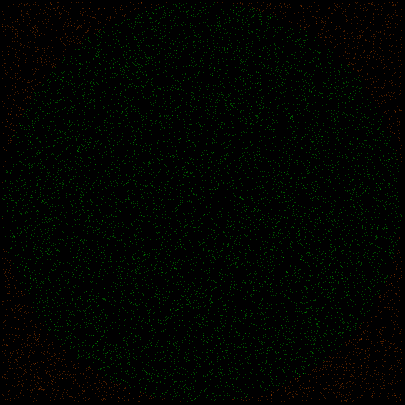
Frame 1 (no input)
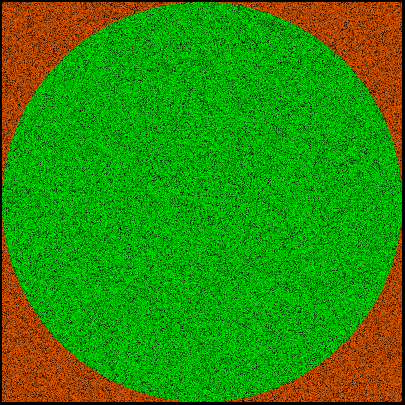
Frame 60 (the mouse pressed at the canvas centre just before this capture)
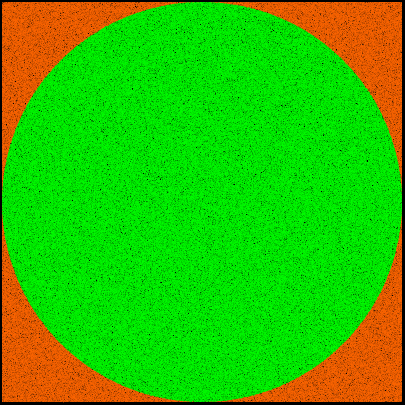
Frame 120 (the mouse held since frame 60 and released just before this capture)

The Processing sketch that drew these frames (run headless with seeded random() and noise(); from frame 60 on, the mouse is pressed at the canvas centre):

// Processing sketch: approx_pi
// ── approx_pi.pde
float r = 200;

int total = 0;
int circle = 0;
double recordPI = 0;

void setup() {
  size(405, 405);
  background(0);
}

void draw() {
   translate(width/2, height/2);
   double pi = 0;
   for (int i = 0; i < 10000; i++) {
   float x = random(-r, r);
   float y = random(-r, r);
   total++;
   
   double d = (double)x*(double)x + (double)y*(double)y;
   if (d < (double)r*(double)r) {
     stroke(0, 255, 0, 100);
     circle++;
   }else {
    stroke(255,100, 0, 100); 
   }
   strokeWeight(1);
   point(x, y);  
   
   } 
   pi = (double)4 * ((double)circle / (double)total);
   
   
   double recordDiff = Math.abs(Math.PI - recordPI);
   double diff = Math.abs(Math.PI - pi);
   if (diff < recordDiff){
     recordDiff = diff;
     recordPI = pi;
     println(recordPI);
     
   }
   
     
}
